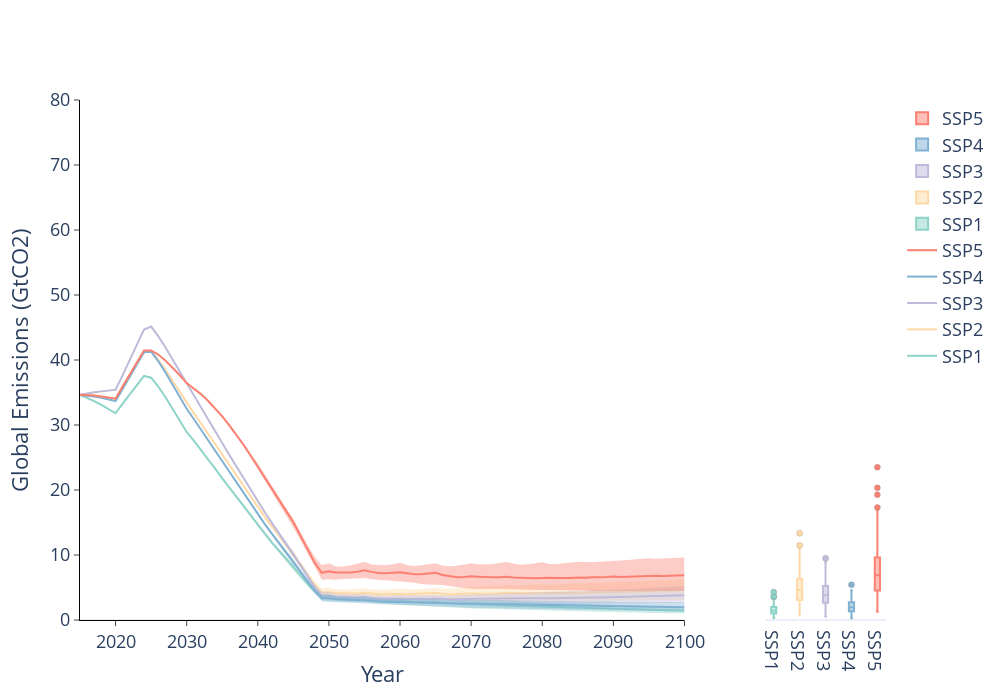

Source (notebook cell):
### Markdown cell above
#### Extract variables for selected policies
SSP3

```
    Utilitarian
                Welfare Regret    | Temperature Regret
            pi:   6               | 3
    
    Prioritarian
                Welfare Regret    | Temperature Regret
            pi:   1               | 2
```

### Code cell
from justice.util.visualizer import plot_comparison_with_boxplots
from justice.util.enumerations import WelfareFunction, SSP
ssp = SSP.SSP3

path = f"data/temporary/NU_DATA/combined/{str(ssp).split('.')[1]}/"

regret_type = "Temperature_Regret" # "Welfare_Regret" or "Temperature_Regret"

plot_comparison_with_boxplots(
    data_paths=[

        # Prioritarian Welfare Regret
        # path + "PRIORITARIAN_emissions_idx1_SSP126_emissions.npy",
        # path + "PRIORITARIAN_emissions_idx1_SSP245_emissions.npy",
        # path + "PRIORITARIAN_emissions_idx1_SSP370_emissions.npy",
        # path + "PRIORITARIAN_emissions_idx1_SSP460_emissions.npy",
        # path + "PRIORITARIAN_emissions_idx1_SSP534_emissions.npy",

        # Prioritarian Temperature Regret
        path + "PRIORITARIAN_emissions_idx2_SSP126_emissions.npy",
        path + "PRIORITARIAN_emissions_idx2_SSP245_emissions.npy",
        path + "PRIORITARIAN_emissions_idx2_SSP370_emissions.npy",
        path + "PRIORITARIAN_emissions_idx2_SSP460_emissions.npy",
        path + "PRIORITARIAN_emissions_idx2_SSP534_emissions.npy",

        # Utilitarian Welfare Regret
        # path + "UTILITARIAN_emissions_idx6_SSP126_emissions.npy",
        # path + "UTILITARIAN_emissions_idx6_SSP245_emissions.npy",
        # path + "UTILITARIAN_emissions_idx6_SSP370_emissions.npy",
        # path + "UTILITARIAN_emissions_idx6_SSP460_emissions.npy",
        # path + "UTILITARIAN_emissions_idx6_SSP534_emissions.npy",

        # Utilitarian Temperature Regret
        # path + "UTILITARIAN_emissions_idx3_SSP126_emissions.npy",
        # path + "UTILITARIAN_emissions_idx3_SSP245_emissions.npy",
        # path + "UTILITARIAN_emissions_idx3_SSP370_emissions.npy",
        # path + "UTILITARIAN_emissions_idx3_SSP460_emissions.npy",
        # path + "UTILITARIAN_emissions_idx3_SSP534_emissions.npy",
    
    ],
    labels=[
        
        'SSP1',
        'SSP2',
        'SSP3',
        'SSP4',
        'SSP5',
        ], 
    start_year=2015,
    end_year=2300,
    data_timestep=5,
    timestep=1,
    visualization_start_year=2015,
    visualization_end_year=2100,
    yaxis_range=[0, 80],
    plot_title=' ',
    xaxis_title='Year',
    yaxis_title='Global Emissions (GtCO2)',
    template='plotly_white',
    width=1000,
    height=700,
    output_path=path +"/"+ "plots",
    saving=True,
    show_red_dashed_line=False,
    show_interquartile_range=True,
    linecolors=[
 

        "rgba(141,211,199, 1)",
        "rgba(254,217,166, 1)", 
        "rgba(190,186,218, 1)", 
        "rgba(128,177,211, 1)", 
        "rgba(251,128,114, 1)", 
        ],
    colors = [ 

        "rgba(141,211,199, 0.4)", 
        "rgba(254,217,166, 0.4)",
        "rgba(190,186,218, 0.4)", 
        "rgba(128,177,211, 0.4)", 
        "rgba(251,128,114, 0.4)", 

        ],
    first_plot_proportion=[0, 0.75],
    second_plot_proportion=[0.85, 1],
    transpose_data=True,
    show_min_max = False,
    dtick=10,
    output_name_suffix=regret_type,
)
